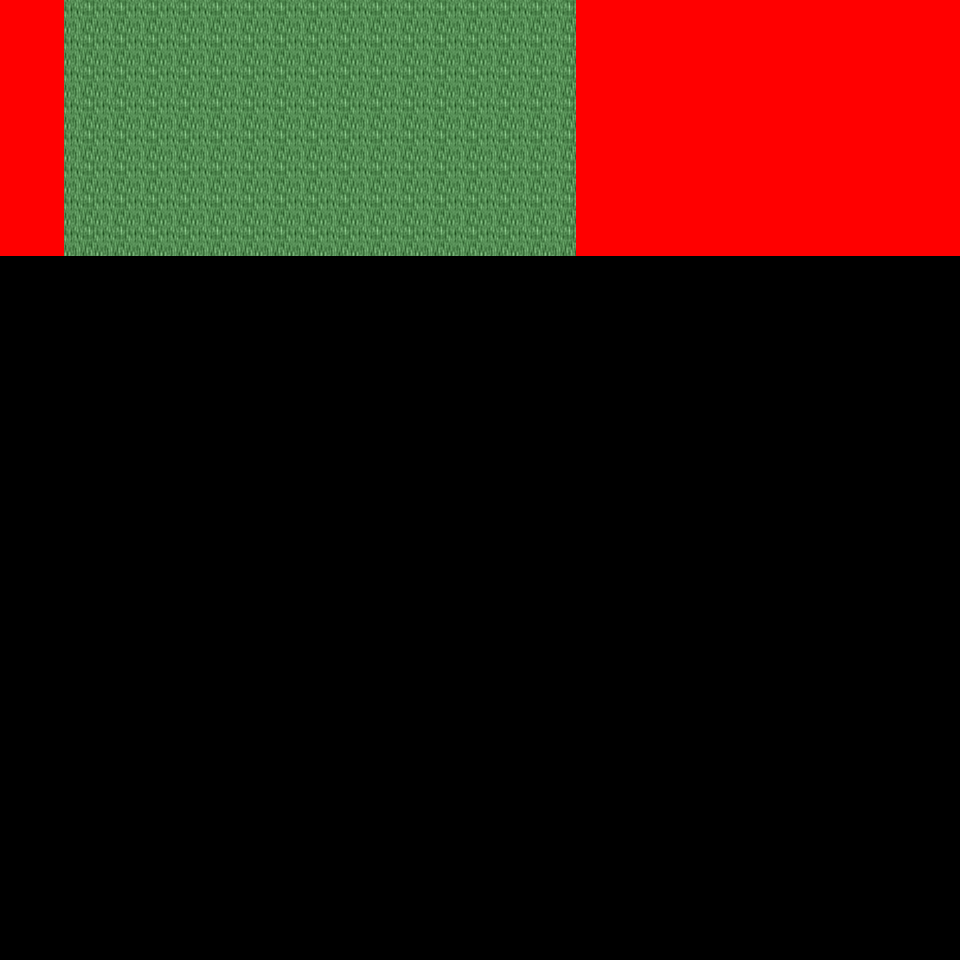

A level layout from a 2D game, rendered from its tile map. Below: a short description, then the map file with tile-grid data replaced by summaries:
An orthogonal 30x30 tile map with 32x32 px tiles, 6 tile layers (Ground, Object, Object2, Above, ...), 46 tilesets and 3 objects (3x mapExit).

<map version="1.0" orientation="orthogonal" renderorder="right-down" width="30" height="30" tilewidth="32" tileheight="32" nextobjectid="4">
  <tileset firstgid="1" name="tileset_logic_collision" tilewidth="32" tileheight="32" tilecount="1" columns="1">
    <image source="../drawable/tileset_logic_collision.png" width="32" height="32" />
  </tileset>
  <tileset firstgid="2" name="tileset_ground_ridge_earth_pale" tilewidth="32" tileheight="32" tilecount="96" columns="12">
    <image source="../drawable/tileset_ground_ridge_earth_pale.png" width="384" height="256" />
  </tileset>
  <tileset firstgid="98" name="tileset_ground_ridge_earth_dark" tilewidth="32" tileheight="32" tilecount="96" columns="12">
    <image source="../drawable/tileset_ground_ridge_earth_dark.png" width="384" height="256" />
  </tileset>
  <tileset firstgid="194" name="tileset_ground_ground" tilewidth="32" tileheight="32" tilecount="33" columns="3">
    <image source="../drawable/tileset_ground_ground.png" width="96" height="352" />
  </tileset>
  <tileset firstgid="227" name="tileset_building_castle" tilewidth="32" tileheight="32" tilecount="320" columns="20">
    <image source="../drawable/tileset_building_castle.png" width="640" height="512" />
  </tileset>
  <tileset firstgid="547" name="tileset_item_pot_barrels_1" tilewidth="32" tileheight="32" tilecount="8" columns="4">
    <image source="../drawable/tileset_item_pot_barrels_1.png" width="128" height="64" />
  </tileset>
  <tileset firstgid="555" name="tileset_item_weapon_cannon" tilewidth="32" tileheight="32" tilecount="12" columns="3">
    <image source="../drawable/tileset_item_weapon_cannon.png" width="96" height="128" />
  </tileset>
  <tileset firstgid="567" name="tileset_building_door_closed" tilewidth="32" tileheight="32" tilecount="1" columns="1">
    <image source="../drawable/tileset_building_door_closed.png" width="32" height="32" />
  </tileset>
  <tileset firstgid="568" name="tileset_building_door_door" tilewidth="32" tileheight="32" tilecount="6" columns="3">
    <image source="../drawable/tileset_building_door_door.png" width="96" height="64" />
  </tileset>
  <tileset firstgid="574" name="tileset_building_window_window_centered" tilewidth="32" tileheight="32" tilecount="1" columns="1">
    <image source="../drawable/tileset_building_window_window_centered.png" width="32" height="32" />
  </tileset>
  <tileset firstgid="575" name="tileset_building_decoration_chimney_big" tilewidth="32" tileheight="32" tilecount="2" columns="1">
    <image source="../drawable/tileset_building_decoration_chimney_big.png" width="32" height="64" />
  </tileset>
  <tileset firstgid="577" name="tileset_building_stairs_stairs_grey" tilewidth="32" tileheight="32" tilecount="6" columns="3">
    <image source="../drawable/tileset_building_stairs_stairs_grey.png" width="96" height="64" />
  </tileset>
  <tileset firstgid="583" name="tileset_building_witch_hut" tilewidth="32" tileheight="32" tilecount="80" columns="5">
    <image source="../drawable/tileset_building_witch_hut.png" width="160" height="512" />
  </tileset>
  <tileset firstgid="663" name="tileset_ground_grass_edges" tilewidth="32" tileheight="32" tilecount="36" columns="12">
    <image source="../drawable/tileset_ground_grass_edges.png" width="384" height="96" />
  </tileset>
  <tileset firstgid="699" name="tileset_ground_grass_corners" tilewidth="32" tileheight="32" tilecount="24" columns="6">
    <image source="../drawable/tileset_ground_grass_corners.png" width="192" height="128" />
  </tileset>
  <tileset firstgid="723" name="tileset_logic_item_vegetable" tilewidth="32" tileheight="32" tilecount="13" columns="13">
    <image source="../drawable/tileset_logic_item_vegetable.png" width="256" height="64" />
  </tileset>
  <tileset firstgid="736" name="tileset_plant_tree_fall_trees" tilewidth="32" tileheight="32" tilecount="40" columns="8">
    <image source="../drawable/tileset_plant_tree_fall_trees.png" width="256" height="160" />
  </tileset>
  <tileset firstgid="776" name="tileset_plant_stump_stump_pale_purple" tilewidth="32" tileheight="32" tilecount="4" columns="2">
    <image source="../drawable/tileset_plant_stump_stump_pale_purple.png" width="64" height="64" />
  </tileset>
  <tileset firstgid="780" name="tileset_plant_stump_small_stump" tilewidth="32" tileheight="32" tilecount="4" columns="2">
    <image source="../drawable/tileset_plant_stump_small_stump.png" width="64" height="64" />
  </tileset>
  <tileset firstgid="784" name="tileset_furniture_light_small_lamp" tilewidth="32" tileheight="32" tilecount="4" columns="4">
    <image source="../drawable/tileset_furniture_light_small_lamp.png" width="128" height="32" />
  </tileset>
  <tileset firstgid="788" name="tileset_item_pot_barrel" tilewidth="32" tileheight="32" tilecount="2" columns="1">
    <image source="../drawable/tileset_item_pot_barrel.png" width="32" height="64" />
  </tileset>
  <tileset firstgid="790" name="tileset_plant_tree_locust_tree" tilewidth="32" tileheight="32" tilecount="20" columns="4">
    <image source="../drawable/tileset_plant_tree_locust_tree.png" width="128" height="160" />
  </tileset>
  <tileset firstgid="810" name="tileset_plant_leaves" tilewidth="32" tileheight="32" tilecount="8" columns="4">
    <image source="../drawable/tileset_plant_leaves.png" width="128" height="64" />
  </tileset>
  <tileset firstgid="818" name="tileset_plant_flower_daisy_blue" tilewidth="32" tileheight="32" tilecount="8" columns="2">
    <image source="../drawable/tileset_plant_flower_daisy_blue.png" width="64" height="128" />
  </tileset>
  <tileset firstgid="826" name="tileset_plant_flower_daisy_yellow" tilewidth="32" tileheight="32" tilecount="8" columns="2">
    <image source="../drawable/tileset_plant_flower_daisy_yellow.png" width="64" height="128" />
  </tileset>
  <tileset firstgid="834" name="tileset_plant_flower_small_flower_bed_2" tilewidth="32" tileheight="32" tilecount="12" columns="3">
    <image source="../drawable/tileset_plant_flower_small_flower_bed_2.png" width="96" height="128" />
  </tileset>
  <tileset firstgid="846" name="tileset_plant_flower_small_flower_bed" tilewidth="32" tileheight="32" tilecount="12" columns="3">
    <image source="../drawable/tileset_plant_flower_small_flower_bed.png" width="96" height="128" />
  </tileset>
  <tileset firstgid="858" name="tileset_plant_flower_flower_bed_1" tilewidth="32" tileheight="32" tilecount="35" columns="7">
    <image source="../drawable/tileset_plant_flower_flower_bed_1.png" width="224" height="160" />
  </tileset>
  <tileset firstgid="893" name="tileset_plant_flower_hothouse_flowers" tilewidth="32" tileheight="32" tilecount="72" columns="6">
    <image source="../drawable/tileset_plant_flower_hothouse_flowers.png" width="192" height="384" />
  </tileset>
  <tileset firstgid="965" name="tileset_furniture_light_lamp_blue" tilewidth="32" tileheight="32" tilecount="3" columns="1">
    <image source="../drawable/tileset_furniture_light_lamp_blue.png" width="32" height="96" />
  </tileset>
  <tileset firstgid="968" name="tileset_light_dim_light_7x5" tilewidth="32" tileheight="32" tilecount="35" columns="7">
    <image source="../drawable/tileset_light_dim_light_7x5.png" width="224" height="160" />
  </tileset>
  <tileset firstgid="1003" name="tileset_building_decoration_chimney" tilewidth="32" tileheight="32" tilecount="2" columns="1">
    <image source="../drawable/tileset_building_decoration_chimney.png" width="32" height="64" />
  </tileset>
  <tileset firstgid="1005" name="tileset_building_decoration_cauldron_sign" tilewidth="32" tileheight="32" tilecount="1" columns="1">
    <image source="../drawable/tileset_building_decoration_cauldron_sign.png" width="32" height="32" />
  </tileset>
  <tileset firstgid="1006" name="tileset_building_decoration_magician_banner" tilewidth="32" tileheight="32" tilecount="3" columns="3">
    <image source="../drawable/tileset_building_decoration_magician_banner.png" width="96" height="32" />
  </tileset>
  <tileset firstgid="1009" name="tileset_logic_portal" tilewidth="32" tileheight="32" tilecount="24" columns="8">
    <image source="../drawable/tileset_logic_portal.png" width="256" height="96" />
  </tileset>
  <tileset firstgid="1033" name="tileset_ground_ground_3" tilewidth="32" tileheight="32" tilecount="5" columns="5">
    <image source="../drawable/tileset_ground_ground_3.png" width="160" height="32" />
  </tileset>
  <tileset firstgid="1038" name="tileset_building_cottage" tilewidth="32" tileheight="32" tilecount="256" columns="16">
    <image source="../drawable/tileset_building_cottage.png" width="512" height="512" />
  </tileset>
  <tileset firstgid="1294" name="tileset_building_roof_thatched_roof" tilewidth="32" tileheight="32" tilecount="256" columns="16">
    <image source="../drawable/tileset_building_roof_thatched_roof.png" width="512" height="512" />
  </tileset>
  <tileset firstgid="1550" name="tileset_building_door_doors" tilewidth="32" tileheight="32" tilecount="256" columns="16">
    <image source="../drawable/tileset_building_door_doors.png" width="512" height="512" />
  </tileset>
  <tileset firstgid="1806" name="tileset_building_window_windows" tilewidth="32" tileheight="32" tilecount="256" columns="16">
    <image source="../drawable/tileset_building_window_windows.png" width="512" height="512" />
  </tileset>
  <tileset firstgid="2062" name="tileset_plant_bush_leafy" tilewidth="32" tileheight="32" tilecount="48" columns="8">
    <image source="../drawable/tileset_plant_bush_leafy.png" width="256" height="192" />
  </tileset>
  <tileset firstgid="2110" name="tileset_plant_bush_flowering" tilewidth="32" tileheight="32" tilecount="72" columns="8">
    <image source="../drawable/tileset_plant_bush_flowering.png" width="256" height="288" />
  </tileset>
  <tileset firstgid="2182" name="tileset_object_stone_well" tilewidth="32" tileheight="32" tilecount="6" columns="2">
    <image source="../drawable/tileset_object_stone_well.png" width="64" height="96" />
  </tileset>
  <tileset firstgid="2188" name="tileset_item_pot_cauldron" tilewidth="32" tileheight="32" tilecount="48" columns="8">
    <image source="../drawable/tileset_item_pot_cauldron.png" width="256" height="192" />
  </tileset>
  <tileset firstgid="2236" name="tileset_item_campfires" tilewidth="32" tileheight="32" tilecount="2" columns="2">
    <image source="../drawable/tileset_item_campfires.png" width="64" height="32" />
  </tileset>
  <tileset firstgid="2238" name="tileset_item_firewood" tilewidth="32" tileheight="32" tilecount="12" columns="3">
    <image source="../drawable/tileset_item_firewood.png" width="96" height="128" />
  </tileset>
  <layer name="Ground" width="30" height="30">
    <data>[900 cells, 240 non-empty, 5 distinct tile ids]</data>
  </layer>
  <layer name="Object" width="30" height="30">
    <data>[900 cells, 36 non-empty, 10 distinct tile ids]</data>
  </layer>
  <layer name="Object2" width="30" height="30">
    <data>[900 cells, 5 non-empty, 5 distinct tile ids]</data>
  </layer>
  <layer name="Above" width="30" height="30">
    <data>[900 cells, 0 non-empty, 0 distinct tile ids]</data>
  </layer>
  <layer name="Above2" width="30" height="30">
    <data>[900 cells, 0 non-empty, 0 distinct tile ids]</data>
  </layer>
  <layer name="Walkable" width="30" height="30">
    <data>[900 cells, 112 non-empty, 1 distinct tile ids]</data>
  </layer>
  <objectgroup name="MapEvents">
    <object id="1" name="north" type="mapExit" x="64" y="0" width="512" height="32">
      <properties>
        <property name="map" value="level_0_x54_y45" />
        <property name="x" value="2" />
        <property name="y" value="28" />
      </properties>
    </object>
    <object id="2" name="west" type="mapExit" x="0" y="256" width="32" height="704">
      <properties>
        <property name="map" value="level_0_x53_y46" />
        <property name="x" value="28" />
        <property name="y" value="8" />
      </properties>
    </object>
    <object id="3" name="east" type="mapExit" x="928" y="256" width="32" height="704">
      <properties>
        <property name="map" value="level_0_x55_y46" />
        <property name="x" value="1" />
        <property name="y" value="8" />
      </properties>
    </object>
  </objectgroup>
</map>
